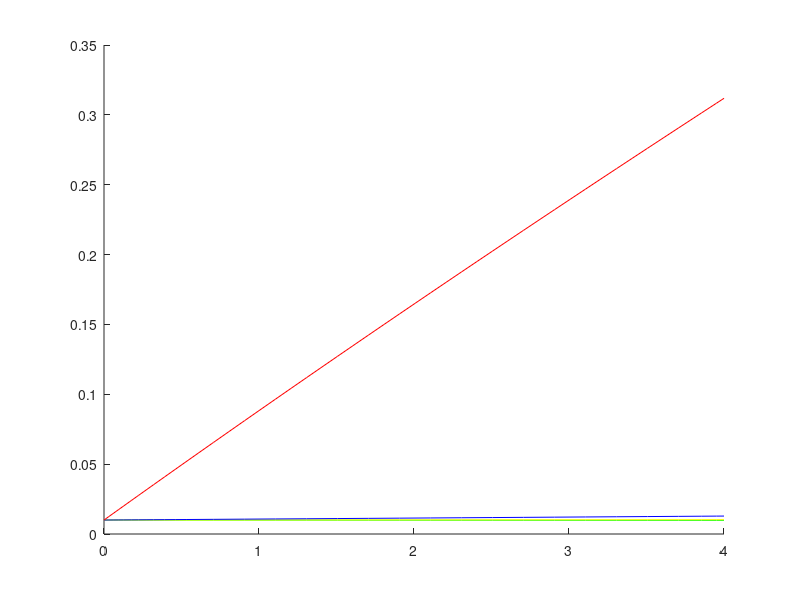

Source code (MATLAB):
function [t, dydt1] = HematopoeiticSystemTrial
tspan = [0,4];
x0 = [1/100 1/100 1/100 1/100];

P0=0.7; 
h0=0.0000235;
r0=0.01818;
r1=0.08712;
r2=8.0217; 
d3=0.1;
p1=0.4783;
p2=0.4987; 
[t,y] = ode45(@(t,y)myODE(t,y,P0,h0,r0,r1,r2,d3,p1,p2),tspan,x0);

%--------Figures--------%
figure (1)
hold on
plot(t,y(:, 1), 'g')
plot (t, y(:,2),'y')
plot (t, y(:,3),'b')
plot (t, y(:,4), 'r')
end

function dydt = myODE(t,y,P0,h0,r0,r1,r2,d3,p1,p2);
p0=P0/(1+h0*y(1));
tmp1 = r0*y(1)*(p0-1);
tmp2 = 2*r0*y(1)*(1-p0)+r1*y(2)*(2*p1-1);
tmp3 = 2*r1*y(2)*(1-p1)+r2*y(2)*(2*p2-1);
tmp4 = 2*r2*y(3)*(1-p2)-d3*y(4);
dydt = [tmp1; tmp2; tmp3; tmp4];
end